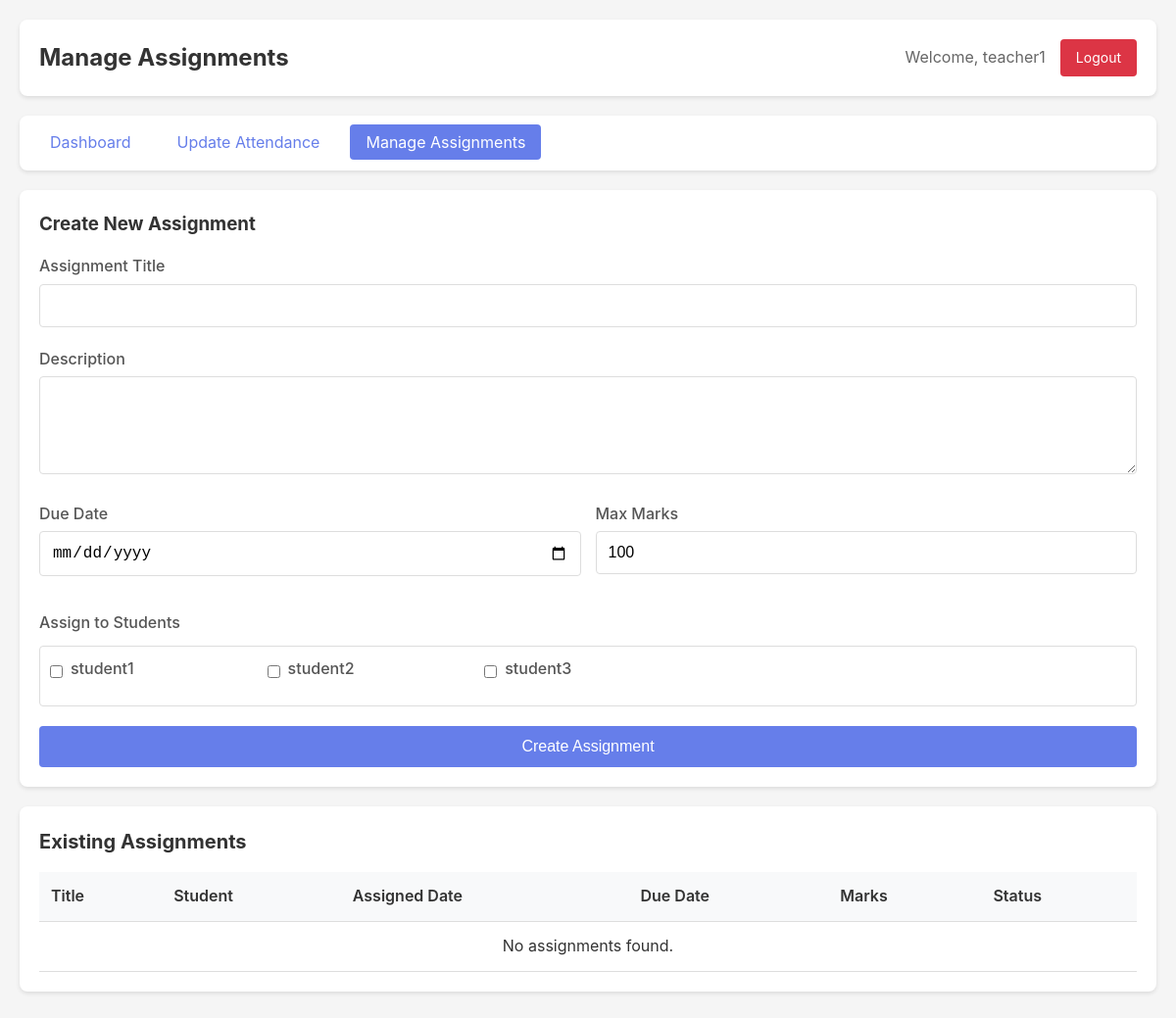
/teacher/assignments/ (signed in), run on the app's committed database.
### core/models.py (models this page shows, shortened)
class CustomUser(AbstractUser):
    ROLE_CHOICES = [
        ('teacher', 'Teacher'),
        ('student', 'Student'),
        ('librarian', 'Librarian'),
    ]
    role = models.CharField(max_length=20, choices=ROLE_CHOICES, default='student')

class StudentProfile(models.Model):
    user = models.OneToOneField(CustomUser, on_delete=models.CASCADE, related_name='student_profile')
    student_id = models.CharField(max_length=50, unique=True, blank=True, null=True)
    date_of_birth = models.DateField(blank=True, null=True)
    created_at = models.DateTimeField(auto_now_add=True)

### core/views.py (the view, shortened to what this page needs)
# urls.py: path('teacher/assignments/', views.teacher_assignment_edit, name='teacher_assignment_edit'),
@login_required
def teacher_assignment_edit(request):
    if request.user.role != 'teacher':
        messages.error(request, 'Access denied.')
        return redirect('dashboard')
    students = StudentProfile.objects.all()
    assignments = Assignment.objects.all().order_by('-assigned_date')
    context = {
        'students': students,
        'assignments': assignments,
        'user': request.user
    }
    return render(request, 'teacher_assignment_edit.html', context)

### core/templates/teacher_assignment_edit.html (shortened to what this page needs)
<!DOCTYPE html>
<html lang="en">
<head>
    {% load static %}
    <link rel="stylesheet" href="{% static 'css/style.css' %}">
</head>
<body>
    <div class="container">
        <div class="dashboard-header">
            <h1>Manage Assignments</h1>
            <div class="user-info">
                <span>Welcome, {{ user.username }}</span>
                <a href="{% url 'logout' %}" class="btn-logout">Logout</a>
            </div>
        </div>
        <nav class="nav-menu">
            <ul>
                <li><a href="{% url 'teacher_dashboard' %}">Dashboard</a></li>
                <li><a href="{% url 'teacher_attendance_edit' %}">Update Attendance</a></li>
                <li><a href="{% url 'teacher_assignment_edit' %}" class="active">Manage Assignments</a></li>
            </ul>
        </nav>
        <div class="assignment-form">
            <h3>Create New Assignment</h3>
            <form method="post">
                <div class="form-group">
                    <label for="title">Assignment Title</label>
                    <input type="text" id="title" name="title" required>
                </div>
                <div class="form-group">
                    <label for="description">Description</label>
                    <textarea id="description" name="description"></textarea>
                </div>
                <div class="form-row">
                    <div class="form-group">
                        <label for="due_date">Due Date</label>
                        <input type="date" id="due_date" name="due_date">
                    </div>
                    <div class="form-group">
                        <label for="max_marks">Max Marks</label>
                        <input type="number" id="max_marks" name="max_marks" value="100" min="1" required>
                    </div>
                </div>
                <div class="form-group">
                    <label>Assign to Students</label>
                    <div class="students-checkboxes">
                        {% for student in students %}
                        <div class="checkbox-group">
                            <input type="checkbox" name="students" value="{{ student.id }}" id="student_{{ student.id }}">
                            <label for="student_{{ student.id }}">{{ student.user.username }}</label>
                        </div>
                        {% endfor %}
                    </div>
                </div>
                <button type="submit" class="btn btn-primary">Create Assignment</button>
            </form>
        </div>
        <div class="card">
            <h2>Existing Assignments</h2>
            <table class="table">
                <thead>
                    <tr>
                        <th>Title</th>
                        <th>Student</th>
                        <th>Assigned Date</th>
                        <th>Due Date</th>
                        <th>Marks</th>
                        <th>Status</th>
                    </tr>
                </thead>
                <tbody>
                    {% for assignment in assignments %}
                    <tr>
                        <td>{{ assignment.title }}</td>
                        <td>{{ assignment.student.user.username }}</td>
                        <td>{{ assignment.assigned_date|date:"Y-m-d" }}</td>
                        <td>{{ assignment.due_date|date:"Y-m-d"|default:"N/A" }}</td>
                        <td>
                            <form method="post" style="display: inline;">
                                {% csrf_token %}
                                <input type="hidden" name="action" value="update_marks">
                                <input type="hidden" name="assignment_id" value="{{ assignment.id }}">
                                <input type="number"
                                       name="marks"
                                       value="{{ assignment.marks|default:'' }}"
                                       min="0"
                                       max="{{ assignment.max_marks }}"
                                       step="0.01"
                                       style="width: 80px; padding: 4px;">
                                <span>/ {{ assignment.max_marks }}</span>
                                <button type="submit" class="btn btn-small btn-success" style="margin-left: 5px;">Update</button>
                            </form>
                        </td>
                        <td>
                            <form method="post" style="display: inline;">
                                {% csrf_token %}
                                <input type="hidden" name="action" value="update_status">
                                <input type="hidden" name="assignment_id" value="{{ assignment.id }}">
                                <input type="checkbox"
                                       name="completion_status"
                                       {% if assignment.completion_status %}checked{% endif %}
                                       onchange="this.form.submit()">
                                <span class="{% if assignment.completion_status %}status-completed{% else %}status-pending{% endif %}">
                                    {% if assignment.completion_status %}Completed{% else %}Pending{% endif %}
                                </span>
                            </form>
                        </td>
                    </tr>
                    {% empty %}
                    <tr>
                        <td colspan="6" style="text-align: center;">No assignments found.</td>
                    </tr>
                    {% endfor %}
                </tbody>
            </table>
        </div>
    </div>
</body>
</html>

### core/static/css/style.css (style rules this page uses)
* { margin: 0; padding: 0; box-sizing: border-box; }
body { font-family: -apple-system, BlinkMacSystemFont, 'Segoe UI', Roboto, Oxygen, Ubuntu, Cantarell, sans-serif; background-color: #f5f5f5; color: #333; line-height: 1.6; }
.container { max-width: 1200px; margin: 0 auto; padding: 20px; }
.form-group { margin-bottom: 20px; }
.form-group label { display: block; margin-bottom: 5px; color: #555; font-weight: 500; }
.form-group input { width: 100%; padding: 12px; border: 1px solid #ddd; border-radius: 4px; font-size: 16px; transition: border-color 0.3s; }
.btn { padding: 12px 24px; border: none; border-radius: 4px; font-size: 16px; cursor: pointer; transition: background-color 0.3s; width: 100%; }
.btn-primary { background-color: #667eea; color: white; }
.dashboard-header { background: white; padding: 20px; border-radius: 8px; margin-bottom: 20px; box-shadow: 0 2px 4px rgba(0, 0, 0, 0.1); display: flex; justify-content: space-between; align-items: center; }
.dashboard-header h1 { color: #333; font-size: 24px; }
.user-info { display: flex; align-items: center; gap: 15px; }
.user-info span { color: #666; }
.btn-logout { background-color: #dc3545; color: white; padding: 8px 16px; text-decoration: none; border-radius: 4px; font-size: 14px; }
.nav-menu { background: white; padding: 15px; border-radius: 8px; margin-bottom: 20px; box-shadow: 0 2px 4px rgba(0, 0, 0, 0.1); }
.nav-menu ul { list-style: none; display: flex; gap: 15px; flex-wrap: wrap; }
.nav-menu a { color: #667eea; text-decoration: none; padding: 8px 16px; border-radius: 4px; transition: background-color 0.3s; }
.nav-menu a.active { background-color: #667eea; color: white; }
.card { background: white; padding: 20px; border-radius: 8px; margin-bottom: 20px; box-shadow: 0 2px 4px rgba(0, 0, 0, 0.1); }
.card h2 { margin-bottom: 15px; color: #333; font-size: 20px; }
.table { width: 100%; border-collapse: collapse; margin-top: 10px; }
.table th, .table td { padding: 12px; text-align: left; border-bottom: 1px solid #ddd; }
.table th { background-color: #f8f9fa; font-weight: 600; color: #333; }
.form-row { display: grid; grid-template-columns: repeat(auto-fit, minmax(200px, 1fr)); gap: 15px; margin-bottom: 15px; }
.checkbox-group { display: flex; align-items: center; gap: 8px; margin-bottom: 10px; }
.checkbox-group input[type="checkbox"] { width: auto; cursor: pointer; }
.assignment-form { background: white; padding: 20px; border-radius: 8px; margin-bottom: 20px; box-shadow: 0 2px 4px rgba(0, 0, 0, 0.1); }
.assignment-form h3 { margin-bottom: 15px; color: #333; }
.form-group textarea { width: 100%; padding: 12px; border: 1px solid #ddd; border-radius: 4px; font-size: 16px; font-family: inherit; resize: vertical; min-height: 100px; }
.students-checkboxes { display: grid; grid-template-columns: repeat(auto-fill, minmax(200px, 1fr)); gap: 10px; margin-top: 10px; max-height: 200px; overflow-y: auto; padding: 10px; border: 1px solid #ddd; border-radius: 4px; }

### data on the page
CustomUser: username "teacher1"
StudentProfile: user.username "student1"
StudentProfile: user.username "student2"
StudentProfile: user.username "student3"
